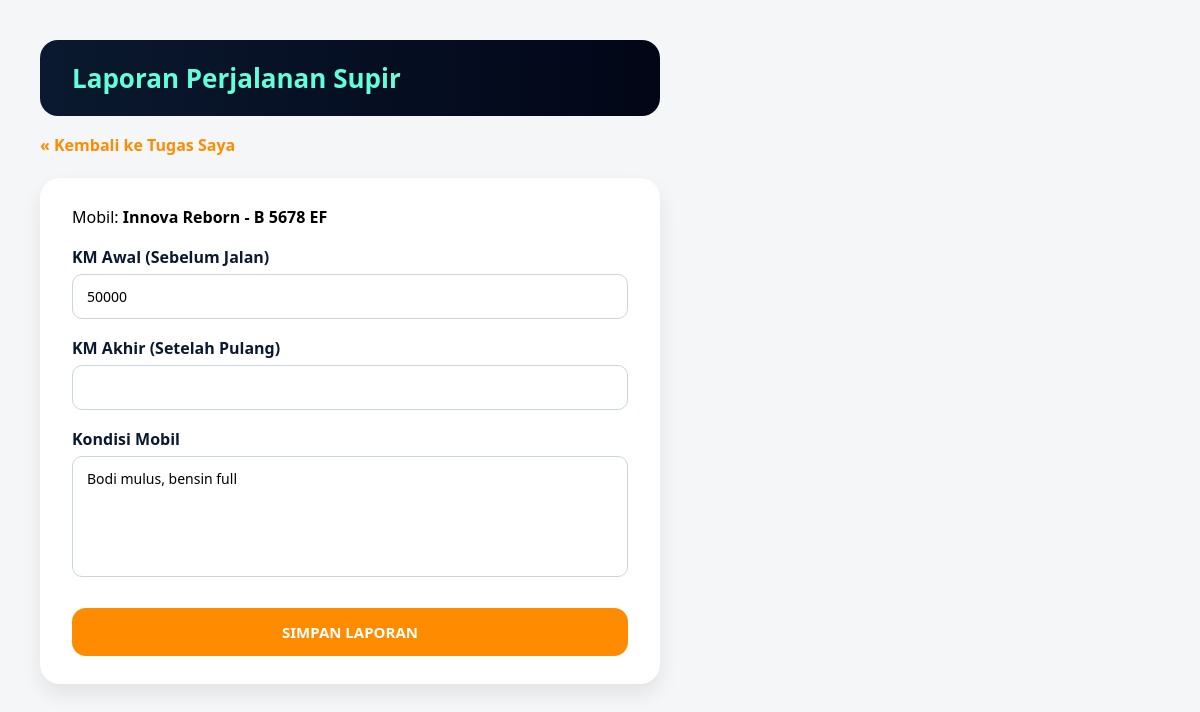
Screenshot of /form_supir.php?id_loan=2 (signed in) with the database file from the repository.
### tables this page shows
CREATE TABLE `loans` (
  `id_loan` int(11) NOT NULL,
  `id_user` int(11) NOT NULL,
  `id_aset` int(11) NOT NULL,
  `driver_id` int(11) DEFAULT NULL,
  `tgl_pinjam` date NOT NULL,
  `tgl_kembali` date NOT NULL,
  `jam_keluar` datetime DEFAULT NULL,
  `jam_masuk` datetime DEFAULT NULL,
  `km_awal` int(11) DEFAULT NULL,
  `km_akhir` int(11) DEFAULT NULL,
  `kondisi_mobil` text DEFAULT NULL,
  `keterangan` text NOT NULL,
  `alasan_penolakan` text DEFAULT NULL,
  `status_loan` enum('pending','approved','rejected','on_loan','returned') NOT NULL DEFAULT 'pending',
  `returned_at` datetime DEFAULT NULL,
  `created_at` datetime NOT NULL DEFAULT CURRENT_TIMESTAMP,
  `updated_at` datetime NOT NULL DEFAULT CURRENT_TIMESTAMP ON UPDATE CURRENT_TIMESTAMP
);

CREATE TABLE `assets` (
  `id_aset` int(11) NOT NULL,
  `nama_aset` varchar(100) NOT NULL,
  `kategori` enum('mobil','elektronik') NOT NULL,
  `plat_nomor` varchar(20) DEFAULT NULL,
  `status_aset` enum('tersedia','maintenance','rusak') NOT NULL DEFAULT 'tersedia',
  `gambar` varchar(255) DEFAULT NULL,
  `created_at` datetime NOT NULL DEFAULT CURRENT_TIMESTAMP,
  `updated_at` datetime NOT NULL DEFAULT CURRENT_TIMESTAMP ON UPDATE CURRENT_TIMESTAMP,
  `deleted_at` datetime DEFAULT NULL
);

### auth_check.php (called while the page is built, shortened)
<?php
function e($value) {
    return htmlspecialchars((string) ($value ?? ''), ENT_QUOTES, 'UTF-8');
}

### form_supir.php (the view, shortened to what this page needs)
<?php
require_once 'auth_check.php';
require_once 'database/db.php';
$id_loan = filter_input(INPUT_GET, 'id_loan', FILTER_VALIDATE_INT) ?: 0;
$my_id = $_SESSION['user_id'];
$stmt = $conn->prepare("
    SELECT l.*, a.nama_aset, a.plat_nomor
    FROM loans l
    JOIN assets a ON l.id_aset = a.id_aset
    WHERE l.id_loan = :id AND l.driver_id = :did
      AND (
          l.status_loan IN ('approved', 'on_loan')
          OR (l.status_loan = 'returned' AND (l.km_awal IS NULL OR l.km_akhir IS NULL OR l.kondisi_mobil IS NULL))
      )
");
$stmt->bindParam(':id', $id_loan);
$stmt->bindParam(':did', $my_id);
$stmt->execute();
$data = $stmt->fetch();
?>
<!DOCTYPE html>
<html lang="id">
<head>
    <link rel="stylesheet" href="css/form_supir.css">
</head>
<body>
<h2>Laporan Perjalanan Supir</h2>
<a href="dashboard_operasional.php" class="back-link">&laquo; Kembali ke Tugas Saya</a>
<div class="card">
    <div class="info">
        Mobil: <strong><?= e($data['nama_aset']) ?> - <?= e($data['plat_nomor']) ?></strong>
    </div>
    <form method="POST">
        <label>KM Awal (Sebelum Jalan)</label>
        <input type="number" name="km_awal" value="<?= e($data['km_awal']) ?>">
        <label>KM Akhir (Setelah Pulang)</label>
        <input type="number" name="km_akhir" value="<?= e($data['km_akhir']) ?>">
        <label>Kondisi Mobil</label>
        <textarea name="kondisi_mobil" rows="5"><?= e($data['kondisi_mobil']) ?></textarea>
        <button type="submit">SIMPAN LAPORAN</button>
    </form>
</div>
</body>
</html>

### css/form_supir.css (style rules this page uses)
* { margin: 0; padding: 0; box-sizing: border-box; font-family: "Segoe UI", Tahoma, sans-serif; }
body { background-color: #F4F6F8; padding: 40px; }
h2 { color: #64FFDA; background: linear-gradient(90deg, #0A192F, #020617); padding: 20px 32px; max-width: 620px; border-radius: 18px; font-size: 26px; margin-bottom: 18px; }
.back-link { display: inline-block; margin-bottom: 22px; color: #FF8C00; font-weight: bold; text-decoration: none; }
.card { background: #ffffff; max-width: 620px; padding: 28px 32px; border-radius: 20px; box-shadow: 0 10px 20px rgba(0,0,0,0.08); }
label { display: block; margin-top: 18px; margin-bottom: 6px; font-weight: bold; color: #0A192F; }
input[type="number"], textarea { width: 100%; padding: 12px 14px; border-radius: 10px; border: 1px solid #CBD5E1; font-size: 14px; resize: none; }
button { margin-top: 26px; padding: 14px; width: 100%; background-color: #FF8C00; color: #fff; font-weight: bold; border: none; border-radius: 14px; cursor: pointer; font-size: 15px; }

### rows the page displays
loans: id_aset.nama_aset "Innova Reborn", id_aset.plat_nomor "B 5678 EF", km_awal "50000", kondisi_mobil "Bodi mulus, bensin full"
